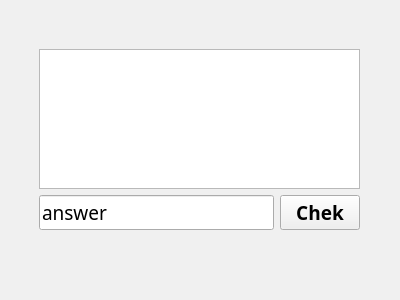
<?xml version="1.0" encoding="UTF-8"?>
<ui version="4.0">
 <class>Form</class>
 <widget class="QWidget" name="Form">
  <property name="geometry">
   <rect>
    <x>0</x>
    <y>0</y>
    <width>400</width>
    <height>300</height>
   </rect>
  </property>
  <property name="palette">
   <palette>
    <active>
     <colorrole role="WindowText">
      <brush brushstyle="SolidPattern">
       <color alpha="255">
        <red>5</red>
        <green>88</green>
        <blue>10</blue>
       </color>
      </brush>
     </colorrole>
     <colorrole role="Button">
      <brush brushstyle="SolidPattern">
       <color alpha="255">
        <red>130</red>
        <green>240</green>
        <blue>83</blue>
       </color>
      </brush>
     </colorrole>
     <colorrole role="Light">
      <brush brushstyle="SolidPattern">
       <color alpha="255">
        <red>255</red>
        <green>255</green>
        <blue>255</blue>
       </color>
      </brush>
     </colorrole>
     <colorrole role="Midlight">
      <brush brushstyle="SolidPattern">
       <color alpha="255">
        <red>226</red>
        <green>247</green>
        <blue>211</blue>
       </color>
      </brush>
     </colorrole>
     <colorrole role="Dark">
      <brush brushstyle="SolidPattern">
       <color alpha="255">
        <red>125</red>
        <green>179</green>
        <blue>74</blue>
       </color>
      </brush>
     </colorrole>
     <colorrole role="Mid">
      <brush brushstyle="SolidPattern">
       <color alpha="255">
        <red>131</red>
        <green>160</green>
        <blue>112</blue>
       </color>
      </brush>
     </colorrole>
     <colorrole role="Text">
      <brush brushstyle="SolidPattern">
       <color alpha="255">
        <red>5</red>
        <green>88</green>
        <blue>10</blue>
       </color>
      </brush>
     </colorrole>
     <colorrole role="BrightText">
      <brush brushstyle="SolidPattern">
       <color alpha="255">
        <red>255</red>
        <green>255</green>
        <blue>255</blue>
       </color>
      </brush>
     </colorrole>
     <colorrole role="ButtonText">
      <brush brushstyle="SolidPattern">
       <color alpha="255">
        <red>5</red>
        <green>88</green>
        <blue>10</blue>
       </color>
      </brush>
     </colorrole>
     <colorrole role="Base">
      <brush brushstyle="SolidPattern">
       <color alpha="255">
        <red>255</red>
        <green>255</green>
        <blue>255</blue>
       </color>
      </brush>
     </colorrole>
     <colorrole role="Window">
      <brush brushstyle="SolidPattern">
       <color alpha="255">
        <red>232</red>
        <green>248</green>
        <blue>220</blue>
       </color>
      </brush>
     </colorrole>
     <colorrole role="Shadow">
      <brush brushstyle="SolidPattern">
       <color alpha="255">
        <red>64</red>
        <green>108</green>
        <blue>45</blue>
       </color>
      </brush>
     </colorrole>
     <colorrole role="Highlight">
      <brush brushstyle="SolidPattern">
       <color alpha="255">
        <red>66</red>
        <green>211</green>
        <blue>4</blue>
       </color>
      </brush>
     </colorrole>
     <colorrole role="HighlightedText">
      <brush brushstyle="SolidPattern">
       <color alpha="255">
        <red>255</red>
        <green>255</green>
        <blue>255</blue>
       </color>
      </brush>
     </colorrole>
     <colorrole role="Link">
      <brush brushstyle="SolidPattern">
       <color alpha="255">
        <red>107</red>
        <green>255</green>
        <blue>8</blue>
       </color>
      </brush>
     </colorrole>
     <colorrole role="LinkVisited">
      <brush brushstyle="SolidPattern">
       <color alpha="255">
        <red>51</red>
        <green>144</green>
        <blue>1</blue>
       </color>
      </brush>
     </colorrole>
     <colorrole role="AlternateBase">
      <brush brushstyle="SolidPattern">
       <color alpha="255">
        <red>226</red>
        <green>247</green>
        <blue>211</blue>
       </color>
      </brush>
     </colorrole>
     <colorrole role="NoRole">
      <brush brushstyle="NoBrush">
       <color alpha="255">
        <red>0</red>
        <green>0</green>
        <blue>0</blue>
       </color>
      </brush>
     </colorrole>
     <colorrole role="ToolTipBase">
      <brush brushstyle="SolidPattern">
       <color alpha="255">
        <red>255</red>
        <green>255</green>
        <blue>220</blue>
       </color>
      </brush>
     </colorrole>
     <colorrole role="ToolTipText">
      <brush brushstyle="SolidPattern">
       <color alpha="255">
        <red>5</red>
        <green>88</green>
        <blue>10</blue>
       </color>
      </brush>
     </colorrole>
     <colorrole role="PlaceholderText">
      <brush brushstyle="SolidPattern">
       <color alpha="128">
        <red>18</red>
        <green>141</green>
        <blue>16</blue>
       </color>
      </brush>
     </colorrole>
    </active>
    <inactive>
     <colorrole role="WindowText">
      <brush brushstyle="SolidPattern">
       <color alpha="255">
        <red>0</red>
        <green>0</green>
        <blue>0</blue>
       </color>
      </brush>
     </colorrole>
     <colorrole role="Button">
      <brush brushstyle="SolidPattern">
       <color alpha="255">
        <red>240</red>
        <green>240</green>
        <blue>240</blue>
       </color>
      </brush>
     </colorrole>
     <colorrole role="Light">
      <brush brushstyle="SolidPattern">
       <color alpha="255">
        <red>255</red>
        <green>255</green>
        <blue>255</blue>
       </color>
      </brush>
     </colorrole>
     <colorrole role="Midlight">
      <brush brushstyle="SolidPattern">
       <color alpha="255">
        <red>227</red>
        <green>227</green>
        <blue>227</blue>
       </color>
      </brush>
     </colorrole>
     <colorrole role="Dark">
      <brush brushstyle="SolidPattern">
       <color alpha="255">
        <red>160</red>
        <green>160</green>
        <blue>160</blue>
       </color>
      </brush>
     </colorrole>
     <colorrole role="Mid">
      <brush brushstyle="SolidPattern">
       <color alpha="255">
        <red>160</red>
        <green>160</green>
        <blue>160</blue>
       </color>
      </brush>
     </colorrole>
     <colorrole role="Text">
      <brush brushstyle="SolidPattern">
       <color alpha="255">
        <red>0</red>
        <green>0</green>
        <blue>0</blue>
       </color>
      </brush>
     </colorrole>
     <colorrole role="BrightText">
      <brush brushstyle="SolidPattern">
       <color alpha="255">
        <red>255</red>
        <green>255</green>
        <blue>255</blue>
       </color>
      </brush>
     </colorrole>
     <colorrole role="ButtonText">
      <brush brushstyle="SolidPattern">
       <color alpha="255">
        <red>0</red>
        <green>0</green>
        <blue>0</blue>
       </color>
      </brush>
     </colorrole>
     <colorrole role="Base">
      <brush brushstyle="SolidPattern">
       <color alpha="255">
        <red>255</red>
        <green>255</green>
        <blue>255</blue>
       </color>
      </brush>
     </colorrole>
     <colorrole role="Window">
      <brush brushstyle="SolidPattern">
       <color alpha="255">
        <red>240</red>
        <green>240</green>
        <blue>240</blue>
       </color>
      </brush>
     </colorrole>
     <colorrole role="Shadow">
      <brush brushstyle="SolidPattern">
       <color alpha="255">
        <red>105</red>
        <green>105</green>
        <blue>105</blue>
       </color>
      </brush>
     </colorrole>
     <colorrole role="Highlight">
      <brush brushstyle="SolidPattern">
       <color alpha="255">
        <red>240</red>
        <green>240</green>
        <blue>240</blue>
       </color>
      </brush>
     </colorrole>
     <colorrole role="HighlightedText">
      <brush brushstyle="SolidPattern">
       <color alpha="255">
        <red>0</red>
        <green>0</green>
        <blue>0</blue>
       </color>
      </brush>
     </colorrole>
     <colorrole role="Link">
      <brush brushstyle="SolidPattern">
       <color alpha="255">
        <red>0</red>
        <green>0</green>
        <blue>255</blue>
       </color>
      </brush>
     </colorrole>
     <colorrole role="LinkVisited">
      <brush brushstyle="SolidPattern">
       <color alpha="255">
        <red>255</red>
        <green>0</green>
        <blue>255</blue>
       </color>
      </brush>
     </colorrole>
     <colorrole role="AlternateBase">
      <brush brushstyle="SolidPattern">
       <color alpha="255">
        <red>245</red>
        <green>245</green>
        <blue>245</blue>
       </color>
      </brush>
     </colorrole>
     <colorrole role="NoRole">
      <brush brushstyle="NoBrush">
       <color alpha="255">
        <red>0</red>
        <green>0</green>
        <blue>0</blue>
       </color>
      </brush>
     </colorrole>
     <colorrole role="ToolTipBase">
      <brush brushstyle="SolidPattern">
       <color alpha="255">
        <red>255</red>
        <green>255</green>
        <blue>220</blue>
       </color>
      </brush>
     </colorrole>
     <colorrole role="ToolTipText">
      <brush brushstyle="SolidPattern">
       <color alpha="255">
        <red>0</red>
        <green>0</green>
        <blue>0</blue>
       </color>
      </brush>
     </colorrole>
     <colorrole role="PlaceholderText">
      <brush brushstyle="SolidPattern">
       <color alpha="128">
        <red>0</red>
        <green>0</green>
        <blue>0</blue>
       </color>
      </brush>
     </colorrole>
    </inactive>
    <disabled>
     <colorrole role="WindowText">
      <brush brushstyle="SolidPattern">
       <color alpha="255">
        <red>125</red>
        <green>179</green>
        <blue>74</blue>
       </color>
      </brush>
     </colorrole>
     <colorrole role="Button">
      <brush brushstyle="SolidPattern">
       <color alpha="255">
        <red>130</red>
        <green>240</green>
        <blue>83</blue>
       </color>
      </brush>
     </colorrole>
     <colorrole role="Light">
      <brush brushstyle="SolidPattern">
       <color alpha="255">
        <red>255</red>
        <green>255</green>
        <blue>255</blue>
       </color>
      </brush>
     </colorrole>
     <colorrole role="Midlight">
      <brush brushstyle="SolidPattern">
       <color alpha="255">
        <red>226</red>
        <green>247</green>
        <blue>211</blue>
       </color>
      </brush>
     </colorrole>
     <colorrole role="Dark">
      <brush brushstyle="SolidPattern">
       <color alpha="255">
        <red>125</red>
        <green>179</green>
        <blue>74</blue>
       </color>
      </brush>
     </colorrole>
     <colorrole role="Mid">
      <brush brushstyle="SolidPattern">
       <color alpha="255">
        <red>131</red>
        <green>160</green>
        <blue>112</blue>
       </color>
      </brush>
     </colorrole>
     <colorrole role="Text">
      <brush brushstyle="SolidPattern">
       <color alpha="255">
        <red>0</red>
        <green>0</green>
        <blue>0</blue>
       </color>
      </brush>
     </colorrole>
     <colorrole role="BrightText">
      <brush brushstyle="SolidPattern">
       <color alpha="255">
        <red>255</red>
        <green>255</green>
        <blue>255</blue>
       </color>
      </brush>
     </colorrole>
     <colorrole role="ButtonText">
      <brush brushstyle="SolidPattern">
       <color alpha="255">
        <red>125</red>
        <green>179</green>
        <blue>74</blue>
       </color>
      </brush>
     </colorrole>
     <colorrole role="Base">
      <brush brushstyle="SolidPattern">
       <color alpha="255">
        <red>223</red>
        <green>248</green>
        <blue>204</blue>
       </color>
      </brush>
     </colorrole>
     <colorrole role="Window">
      <brush brushstyle="SolidPattern">
       <color alpha="255">
        <red>223</red>
        <green>248</green>
        <blue>204</blue>
       </color>
      </brush>
     </colorrole>
     <colorrole role="Shadow">
      <brush brushstyle="SolidPattern">
       <color alpha="255">
        <red>0</red>
        <green>0</green>
        <blue>0</blue>
       </color>
      </brush>
     </colorrole>
     <colorrole role="Highlight">
      <brush brushstyle="SolidPattern">
       <color alpha="255">
        <red>0</red>
        <green>120</green>
        <blue>215</blue>
       </color>
      </brush>
     </colorrole>
     <colorrole role="HighlightedText">
      <brush brushstyle="SolidPattern">
       <color alpha="255">
        <red>255</red>
        <green>255</green>
        <blue>255</blue>
       </color>
      </brush>
     </colorrole>
     <colorrole role="Link">
      <brush brushstyle="SolidPattern">
       <color alpha="255">
        <red>0</red>
        <green>0</green>
        <blue>255</blue>
       </color>
      </brush>
     </colorrole>
     <colorrole role="LinkVisited">
      <brush brushstyle="SolidPattern">
       <color alpha="255">
        <red>255</red>
        <green>0</green>
        <blue>255</blue>
       </color>
      </brush>
     </colorrole>
     <colorrole role="AlternateBase">
      <brush brushstyle="SolidPattern">
       <color alpha="255">
        <red>245</red>
        <green>245</green>
        <blue>245</blue>
       </color>
      </brush>
     </colorrole>
     <colorrole role="NoRole">
      <brush brushstyle="NoBrush">
       <color alpha="255">
        <red>0</red>
        <green>0</green>
        <blue>0</blue>
       </color>
      </brush>
     </colorrole>
     <colorrole role="ToolTipBase">
      <brush brushstyle="SolidPattern">
       <color alpha="255">
        <red>255</red>
        <green>255</green>
        <blue>220</blue>
       </color>
      </brush>
     </colorrole>
     <colorrole role="ToolTipText">
      <brush brushstyle="SolidPattern">
       <color alpha="255">
        <red>0</red>
        <green>0</green>
        <blue>0</blue>
       </color>
      </brush>
     </colorrole>
     <colorrole role="PlaceholderText">
      <brush brushstyle="SolidPattern">
       <color alpha="128">
        <red>0</red>
        <green>0</green>
        <blue>0</blue>
       </color>
      </brush>
     </colorrole>
    </disabled>
   </palette>
  </property>
  <property name="font">
   <font>
    <family>Lucida Fax</family>
    <pointsize>14</pointsize>
   </font>
  </property>
  <property name="windowTitle">
   <string>Form</string>
  </property>
  <widget class="QWidget" name="verticalLayoutWidget">
   <property name="geometry">
    <rect>
     <x>39</x>
     <y>49</y>
     <width>321</width>
     <height>181</height>
    </rect>
   </property>
   <layout class="QVBoxLayout" name="verticalLayout">
    <item>
     <widget class="QTextBrowser" name="textBrw_task">
      <property name="frameShadow">
       <enum>QFrame::Sunken</enum>
      </property>
      <property name="lineWidth">
       <number>1</number>
      </property>
      <property name="midLineWidth">
       <number>0</number>
      </property>
     </widget>
    </item>
    <item>
     <layout class="QHBoxLayout" name="horizontalLayout">
      <item>
       <widget class="QLineEdit" name="lineEdit_ans">
        <property name="text">
         <string>answer</string>
        </property>
       </widget>
      </item>
      <item>
       <widget class="QPushButton" name="pushBut_chek">
        <property name="font">
         <font>
          <family>Lucida Fax</family>
          <pointsize>14</pointsize>
          <bold>true</bold>
         </font>
        </property>
        <property name="text">
         <string>Chek</string>
        </property>
       </widget>
      </item>
     </layout>
    </item>
   </layout>
  </widget>
 </widget>
 <resources/>
 <connections/>
</ui>
